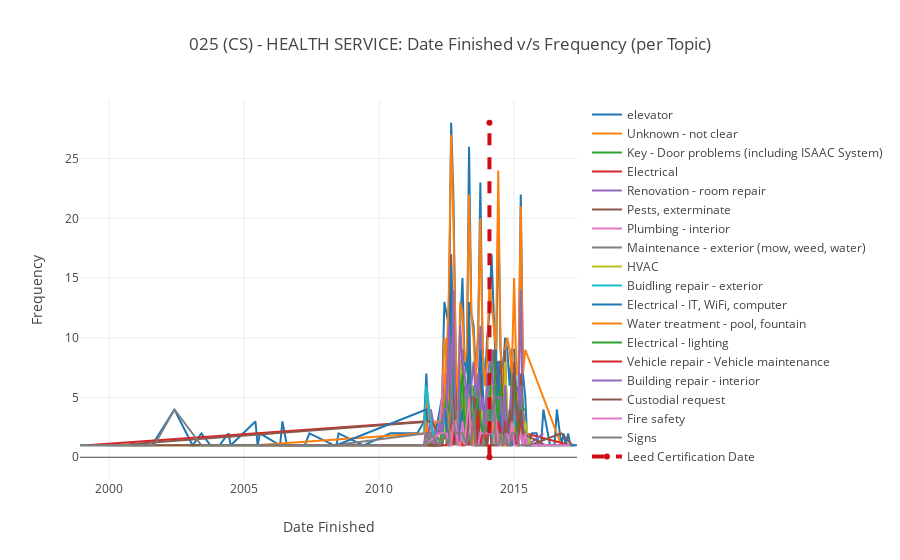

Write notebook code for a chart like this one.
### Markdown cell above
### 9. Leed Building vs Frequency (Dotted line shows the Leed Certification Date)

### Code cell
data = []
bno = "025"
maxVal = 0

certification_date = leed_data[leed_data['BldgNo'] == bno]["LEED Certification Date"]
certification_date = certification_date.dt.strftime('%Y-%m')

for topic in list(topic_records_all):
    topic_df = leed_df.loc[list(topic_records_all[topic])]    
    building = topic_df[topic_df['Building Number']==bno]["Building"].iloc[0]
    topic_df = topic_df[topic_df['Building Number']==bno]
    
    try:
        topic_df = topic_df.groupby(topic_df['Date Finished'].dt.strftime('%Y-%m'))['Total'].count()
    except:
        print(topic_df)
    
    data.append(Scatter(
        x = topic_df.index,
        y = list(topic_df),
        mode = 'line',
        name = topic
    ))
    
    if np.max(topic_df) > maxVal:
        maxVal = np.max(topic_df)

temp_df = pd.DataFrame(index=certification_date, 
                  data=[0])

temp_df.index.rename('Date Finished', inplace=True)
temp_df = topic_df.append(temp_df, ignore_index = False)

data.append(Scatter(x=[temp_df.index[-1], temp_df.index[-1]], y=[0, maxVal],
        line = dict(
        color = ('rgb(205, 12, 24)'),
        width = 4,
        dash = 'dash'),
        name = "Leed Certification Date"))

layout = Layout(xaxis = dict(title = 'Date Finished'), yaxis = dict(title = 'Frequency'), 
                title = building + ': Date Finished v/s Frequency (per Topic)')
# data = [trace0]

fig = {'data' : data, 'layout' : layout}

iplot(fig)
plot(fig,  filename="Topic_" + str(building) + '_cost.html')

### Figure 1 — Plotly figure (JSON) as saved in the notebook; plotly's stock layout.template omitted (floating-point values rounded to 4 significant figures)
{"data": [{"mode": "line", "name": "elevator", "type": "scatter", "x": ["1998-12", "2000-03", "2000-09", "2001-07", "2001-08", "2002-06", "2003-02", "2003-06", "2003-10", "2004-02", "2004-06", "2004-07", "2005-06", "2005-07", "2005-08", "2006-05", "2006-06", "2006-08", "2007-04", "2007-06", "2008-05", "2008-06", "2008-07", "2009-06", "2010-06", "2011-06", "2011-09", "2011-10", "2011-11", "2011-12", "2012-01", "2012-02", "2012-04", "2012-05", "2012-06", "2012-07", "2012-08", "2012-09", "2012-10", "2012-11", "2012-12", "2013-01", "2013-02", "2013-03", "2013-04", "2013-05", "2013-06", "2013-07", "2013-08", "2013-09", "2013-10", "2013-11", "2013-12", "2014-01", "2014-02", "2014-03", "2014-04", "2014-05", "2014-06", "2014-07", "2014-08", "2014-09", "2014-10", "2014-11", "2014-12", "2015-01", "2015-02", "2015-03", "2015-04", "2015-05", "2015-06", "2015-07", "2015-09", "2015-10", "2015-11", "2015-12", "2016-01", "2016-02", "2016-03", "2016-05", "2016-07", "2016-08", "2016-10", "2016-11", "2016-12", "2017-01", "2017-02", "2017-03", "2017-04"], "y": [1, 1, 1, 1, 1, 4, 1, 2, 1, 1, 2, 1, 3, 1, 2, 1, 3, 1, 1, 2, 1, 1, 2, 1, 2, 2, 3, 7, 3, 3, 1, 2, 4, 5, 13, 12, 11, 28, 22, 9, 4, 11, 15, 8, 7, 26, 12, 11, 7, 10, 23, 9, 6, 10, 12, 17, 12, 7, 21, 9, 7, 10, 9, 6, 9, 9, 5, 6, 22, 7, 5, 1, 2, 2, 2, 1, 1, 4, 3, 1, 1, 4, 1, 2, 1, 2, 1, 1, 1]}, {"mode": "line", "name": "Unknown - not clear", "type": "scatter", "x": ["2005-06", "2011-09", "2011-10", "2011-11", "2011-12", "2012-01", "2012-02", "2012-04", "2012-05", "2012-06", "2012-07", "2012-08", "2012-09", "2012-10", "2012-11", "2012-12", "2013-01", "2013-02", "2013-03", "2013-04", "2013-05", "2013-06", "2013-07", "2013-08", "2013-09", "2013-10", "2013-11", "2013-12", "2014-01", "2014-02", "2014-03", "2014-04", "2014-05", "2014-06", "2014-07", "2014-08", "2014-09", "2014-10", "2014-11", "2014-12", "2015-01", "2015-02", "2015-03", "2015-04", "2015-05", "2015-06", "2016-10"], "y": [1, 2, 5, 3, 4, 1, 3, 3, 5, 10, 8, 14, 27, 20, 9, 4, 13, 12, 8, 9, 22, 12, 10, 6, 11, 20, 9, 6, 8, 15, 13, 11, 9, 24, 9, 6, 9, 10, 9, 7, 15, 7, 7, 21, 7, 9, 1]}, {"mode": "line", "name": "Key - Door problems (including ISAAC System)", "type": "scatter", "x": ["2011-09", "2011-10", "2011-11", "2011-12", "2012-02", "2012-05", "2012-06", "2012-07", "2012-08", "2012-09", "2012-10", "2012-11", "2013-01", "2013-02", "2013-03", "2013-05", "2013-06", "2013-07", "2013-08", "2013-09", "2013-10", "2013-12", "2014-01", "2014-02", "2014-03", "2014-04", "2014-05", "2014-06", "2014-07", "2014-08", "2014-09", "2014-10", "2014-11", "2014-12", "2015-01", "2015-02", "2015-03", "2015-04", "2015-05", "2015-06", "2015-07"], "y": [1, 1, 1, 2, 2, 1, 2, 4, 3, 7, 4, 1, 4, 1, 1, 8, 3, 6, 2, 5, 6, 2, 3, 2, 3, 6, 4, 8, 1, 3, 3, 1, 1, 3, 3, 2, 2, 6, 2, 1, 1]}, {"mode": "line", "name": "Electrical", "type": "scatter", "x": ["1999-03", "2011-10", "2011-11", "2012-01", "2012-05", "2012-06", "2012-08", "2012-09", "2012-10", "2012-11", "2012-12", "2013-01", "2013-02", "2013-03", "2013-04", "2013-06", "2013-07", "2013-08", "2013-09", "2013-10", "2013-11", "2013-12", "2014-01", "2014-02", "2014-03", "2014-04", "2014-05", "2014-06", "2014-07", "2014-08", "2014-10", "2015-01", "2015-02", "2015-03", "2015-04", "2015-05", "2015-06", "2017-02"], "y": [1, 3, 1, 1, 1, 3, 1, 5, 1, 3, 1, 5, 4, 2, 2, 3, 3, 5, 1, 4, 3, 1, 3, 3, 5, 4, 1, 8, 5, 4, 2, 2, 1, 3, 4, 1, 2, 1]}, {"mode": "line", "name": "Renovation - room repair", "type": "scatter", "x": ["2011-09", "2011-10", "2011-11", "2011-12", "2012-02", "2012-04", "2012-05", "2012-06", "2012-07", "2012-08", "2012-09", "2012-10", "2012-11", "2012-12", "2013-01", "2013-02", "2013-03", "2013-04", "2013-05", "2013-06", "2013-07", "2013-08", "2013-09", "2013-10", "2013-11", "2013-12", "2014-01", "2014-02", "2014-03", "2014-04", "2014-05", "2014-06", "2014-07", "2014-08", "2014-09", "2014-10", "2014-11", "2014-12", "2015-01", "2015-02", "2015-03", "2015-04", "2015-05", "2015-06", "2015-07", "2016-02"], "y": [3, 3, 1, 4, 2, 2, 5, 4, 1, 7, 11, 9, 5, 1, 2, 2, 6, 2, 4, 4, 5, 3, 5, 11, 2, 3, 4, 6, 3, 1, 2, 5, 2, 3, 1, 1, 1, 1, 7, 3, 4, 14, 2, 2, 1, 2]}, {"mode": "line", "name": "Pests, exterminate", "type": "scatter", "x": ["2000-04", "2011-10", "2011-12", "2012-04", "2012-05", "2012-06", "2012-07", "2012-08", "2012-09", "2012-10", "2012-11", "2012-12", "2013-01", "2013-02", "2013-03", "2013-04", "2013-05", "2013-06", "2013-07", "2013-08", "2013-09", "2013-10", "2013-11", "2013-12", "2014-01", "2014-02", "2014-03", "2014-04", "2014-05", "2014-06", "2014-07", "2014-08", "2014-09", "2014-10", "2014-11", "2014-12", "2015-01", "2015-02", "2015-03", "2015-04", "2015-06", "2015-07", "2015-08", "2016-10", "2017-03"], "y": [1, 3, 3, 2, 2, 6, 7, 3, 17, 8, 5, 3, 5, 9, 3, 1, 5, 3, 3, 3, 4, 7, 5, 2, 2, 7, 7, 9, 6, 8, 8, 4, 9, 2, 3, 7, 4, 1, 1, 7, 1, 2, 1, 2, 1]}, {"mode": "line", "name": "Plumbing - interior", "type": "scatter", "x": ["2011-10", "2011-12", "2012-02", "2012-04", "2012-06", "2012-07", "2012-09", "2012-10", "2012-11", "2013-01", "2013-02", "2013-03", "2013-05", "2013-06", "2013-07", "2013-08", "2013-09", "2013-11", "2013-12", "2014-01", "2014-02", "2014-03", "2014-04", "2014-05", "2014-06", "2014-08", "2014-09", "2014-10", "2014-11", "2014-12", "2015-01", "2015-02", "2015-03", "2015-04", "2015-05", "2015-06", "2015-09"], "y": [3, 1, 1, 3, 7, 2, 6, 3, 3, 1, 2, 2, 1, 3, 3, 2, 2, 4, 2, 4, 6, 3, 1, 3, 3, 1, 3, 3, 3, 2, 2, 4, 4, 6, 2, 1, 1]}, {"mode": "line", "name": "Maintenance - exterior (mow, weed, water)", "type": "scatter", "x": ["1998-12", "2000-03", "2000-09", "2001-07", "2001-08", "2003-10", "2004-02", "2005-07", "2006-08", "2008-05", "2011-10", "2012-01", "2012-02", "2012-04", "2012-05", "2012-06", "2012-07", "2012-08", "2012-09", "2012-10", "2012-11", "2012-12", "2013-01", "2013-02", "2013-03", "2013-04", "2013-05", "2013-06", "2013-07", "2013-08", "2013-09", "2013-10", "2013-11", "2013-12", "2014-01", "2014-02", "2014-03", "2014-04", "2014-05", "2014-06", "2014-07", "2014-08", "2014-09", "2014-10", "2014-11", "2014-12", "2015-01", "2015-02", "2015-03", "2015-04", "2015-05", "2015-06", "2015-09"], "y": [1, 1, 1, 1, 1, 1, 1, 1, 1, 1, 2, 1, 1, 1, 1, 2, 4, 7, 7, 9, 3, 2, 4, 6, 5, 2, 4, 6, 5, 2, 3, 3, 4, 2, 7, 5, 4, 6, 2, 4, 3, 2, 5, 2, 1, 7, 4, 3, 1, 4, 4, 2, 1]}, {"mode": "line", "name": "HVAC", "type": "scatter", "x": ["2000-05", "2001-11", "2003-09", "2011-09", "2011-12", "2012-02", "2012-05", "2012-06", "2012-07", "2012-08", "2012-09", "2012-10", "2012-11", "2012-12", "2013-01", "2013-02", "2013-03", "2013-04", "2013-05", "2013-06", "2013-07", "2013-08", "2013-10", "2013-11", "2013-12", "2014-01", "2014-02", "2014-03", "2014-04", "2014-05", "2014-06", "2014-07", "2014-08", "2014-09", "2014-10", "2014-11", "2014-12", "2015-01", "2015-03", "2015-04", "2015-05", "2015-06", "2015-08", "2016-08", "2016-10", "2017-03", "2017-04"], "y": [1, 1, 1, 1, 1, 1, 1, 3, 1, 1, 8, 6, 3, 3, 8, 6, 1, 5, 11, 6, 1, 3, 3, 4, 2, 2, 4, 6, 3, 1, 7, 3, 2, 8, 4, 1, 3, 7, 4, 4, 1, 3, 1, 1, 1, 1, 1]}, {"mode": "line", "name": "Buidling repair - exterior", "type": "scatter", "x": ["2011-09", "2011-10", "2011-12", "2012-02", "2012-04", "2012-05", "2012-06", "2012-07", "2012-08", "2012-09", "2012-10", "2012-11", "2012-12", "2013-02", "2013-03", "2013-04", "2013-05", "2013-06", "2013-07", "2013-08", "2013-09", "2013-10", "2013-11", "2013-12", "2014-01", "2014-02", "2014-03", "2014-04", "2014-05", "2014-06", "2014-07", "2014-09", "2014-10", "2014-11", "2014-12", "2015-01", "2015-02", "2015-03", "2015-04", "2015-05", "2015-06"], "y": [2, 6, 3, 1, 1, 2, 3, 4, 1, 1, 4, 3, 2, 1, 3, 2, 3, 4, 5, 2, 2, 3, 2, 1, 1, 3, 1, 4, 2, 2, 3, 3, 1, 2, 3, 4, 1, 2, 4, 4, 4]}, {"mode": "line", "name": "Electrical - IT, WiFi, computer", "type": "scatter", "x": ["2006-08", "2008-06", "2011-10", "2011-11", "2012-04", "2012-05", "2012-06", "2012-07", "2012-08", "2012-09", "2012-10", "2012-11", "2012-12", "2013-02", "2013-03", "2013-04", "2013-05", "2013-06", "2013-07", "2013-08", "2013-09", "2013-10", "2013-12", "2014-01", "2014-02", "2014-03", "2014-04", "2014-05", "2014-06", "2014-07", "2014-08", "2014-09", "2014-11", "2014-12", "2015-01", "2015-03", "2015-04", "2015-07", "2016-08", "2017-04", "2017-05"], "y": [1, 1, 4, 1, 1, 1, 6, 2, 4, 16, 4, 2, 1, 4, 2, 1, 13, 2, 1, 1, 3, 9, 3, 4, 3, 4, 2, 3, 8, 2, 2, 2, 1, 1, 2, 2, 3, 1, 1, 1, 1]}, {"mode": "line", "name": "Water treatment - pool, fountain", "type": "scatter", "x": ["2005-08", "2011-09", "2011-10", "2011-11", "2012-02", "2012-04", "2012-06", "2012-07", "2012-08", "2012-09", "2013-01", "2013-02", "2013-05", "2013-06", "2013-07", "2013-08", "2013-09", "2013-11", "2014-01", "2014-02", "2014-03", "2014-04", "2014-05", "2014-06", "2014-08", "2014-09", "2014-10", "2014-12", "2015-04", "2015-05"], "y": [1, 1, 3, 1, 1, 1, 5, 10, 2, 3, 1, 1, 3, 3, 1, 1, 1, 1, 1, 3, 2, 3, 1, 2, 1, 1, 1, 2, 3, 1]}, {"mode": "line", "name": "Electrical - lighting", "type": "scatter", "x": ["2003-01", "2005-07", "2008-05", "2011-09", "2011-10", "2011-12", "2012-02", "2012-04", "2012-05", "2012-06", "2012-07", "2012-08", "2012-09", "2012-10", "2012-11", "2012-12", "2013-01", "2013-02", "2013-03", "2013-04", "2013-05", "2013-06", "2013-07", "2013-08", "2013-09", "2013-10", "2013-11", "2013-12", "2014-01", "2014-02", "2014-03", "2014-04", "2014-05", "2014-06", "2014-07", "2014-08", "2014-09", "2014-10", "2014-11", "2014-12", "2015-01", "2015-02", "2015-03", "2015-04", "2015-05", "2015-06"], "y": [1, 1, 1, 1, 2, 1, 1, 1, 3, 4, 5, 4, 3, 10, 2, 2, 5, 7, 2, 4, 5, 4, 3, 3, 6, 3, 2, 3, 2, 3, 9, 8, 5, 3, 6, 2, 6, 2, 1, 6, 7, 2, 2, 6, 4, 4]}, {"mode": "line", "name": "Vehicle repair - Vehicle maintenance", "type": "scatter", "x": ["2011-09", "2011-10", "2012-07", "2012-09", "2012-10", "2012-11", "2013-02", "2013-03", "2013-04", "2013-05", "2013-06", "2013-07", "2013-08", "2013-09", "2013-10", "2013-11", "2013-12", "2014-01", "2014-02", "2014-03", "2014-04", "2014-05", "2014-06", "2014-07", "2014-08", "2014-09", "2014-10", "2014-11", "2015-01", "2015-02", "2015-03", "2015-04", "2015-05", "2015-06"], "y": [1, 1, 1, 3, 1, 2, 1, 1, 2, 1, 2, 3, 1, 4, 1, 2, 2, 1, 1, 1, 1, 1, 3, 2, 3, 3, 3, 2, 2, 1, 1, 4, 1, 1]}, {"mode": "line", "name": "Building repair - interior", "type": "scatter", "x": ["2005-07", "2011-09", "2011-10", "2011-12", "2012-02", "2012-04", "2012-05", "2012-06", "2012-07", "2012-08", "2012-09", "2012-10", "2012-11", "2012-12", "2013-01", "2013-02", "2013-03", "2013-04", "2013-05", "2013-06", "2013-07", "2013-08", "2013-09", "2013-10", "2013-11", "2013-12", "2014-01", "2014-02", "2014-03", "2014-04", "2014-05", "2014-06", "2014-07", "2014-08", "2014-09", "2014-10", "2014-11", "2014-12", "2015-01", "2015-02", "2015-04", "2015-05", "2015-06", "2015-07", "2015-11", "2016-04"], "y": [1, 1, 2, 2, 1, 3, 2, 4, 4, 11, 4, 14, 2, 1, 11, 8, 7, 5, 6, 6, 8, 5, 7, 4, 5, 2, 6, 8, 9, 5, 5, 5, 5, 2, 6, 1, 2, 6, 4, 3, 6, 1, 2, 1, 1, 1]}, {"mode": "line", "name": "Custodial request", "type": "scatter", "x": ["2000-10", "2003-10", "2011-09", "2011-10", "2011-11", "2012-02", "2012-04", "2012-07", "2012-08", "2012-09", "2012-10", "2012-11", "2013-01", "2013-02", "2013-03", "2013-04", "2013-05", "2013-06", "2013-07", "2013-08", "2013-09", "2013-10", "2013-12", "2014-01", "2014-02", "2014-03", "2014-04", "2014-05", "2014-07", "2014-08", "2014-09", "2014-10", "2014-11", "2014-12", "2015-01", "2015-03", "2015-04", "2015-05", "2016-03"], "y": [1, 1, 1, 1, 1, 1, 1, 2, 1, 1, 5, 2, 2, 2, 2, 1, 4, 5, 5, 1, 1, 1, 1, 1, 3, 1, 1, 1, 1, 1, 3, 1, 4, 2, 8, 2, 4, 2, 1]}, {"mode": "line", "name": "Fire safety", "type": "scatter", "x": ["2011-09", "2012-04", "2012-06", "2012-07", "2012-08", "2012-09", "2012-10", "2012-11", "2012-12", "2013-01", "2013-02", "2013-03", "2013-05", "2013-06", "2013-07", "2013-09", "2013-10", "2014-02", "2014-03", "2014-04", "2014-06", "2014-07", "2014-10", "2014-11", "2014-12", "2015-01", "2015-03", "2015-04", "2015-05", "2015-06", "2015-07", "2015-09", "2016-01", "2016-04", "2017-02"], "y": [1, 2, 2, 2, 1, 1, 3, 3, 1, 1, 3, 1, 5, 1, 1, 1, 2, 2, 2, 5, 1, 1, 2, 1, 3, 1, 1, 2, 1, 2, 1, 1, 1, 1, 1]}, {"mode": "line", "name": "Signs", "type": "scatter", "x": ["1999-11", "2000-05", "2001-09", "2002-06", "2003-06", "2004-06", "2005-06", "2006-06", "2007-06", "2008-07", "2011-10", "2011-11", "2011-12", "2012-04", "2012-06", "2012-08", "2012-09", "2012-10", "2012-11", "2013-02", "2013-04", "2013-05", "2013-06", "2013-07", "2013-08", "2013-09", "2013-11", "2014-01", "2014-02", "2014-03", "2014-04", "2014-05", "2014-06", "2014-07", "2014-08", "2014-09", "2014-10", "2014-11", "2014-12", "2015-02", "2015-03", "2015-04", "2015-05", "2015-09"], "y": [1, 1, 1, 4, 1, 1, 1, 1, 1, 1, 1, 2, 2, 1, 2, 1, 6, 3, 2, 2, 1, 2, 1, 4, 1, 1, 1, 4, 2, 3, 5, 1, 1, 2, 1, 2, 1, 1, 2, 2, 1, 1, 1, 1]}, {"line": {"color": "rgb(205, 12, 24)", "dash": "dash", "width": 4}, "name": "Leed Certification Date", "type": "scatter", "x": ["2014-02", "2014-02"], "y": [0, 28]}], "layout": {"title": "025 (CS) - HEALTH SERVICE: Date Finished v/s Frequency (per Topic)", "xaxis": {"title": "Date Finished"}, "yaxis": {"title": "Frequency"}}}
